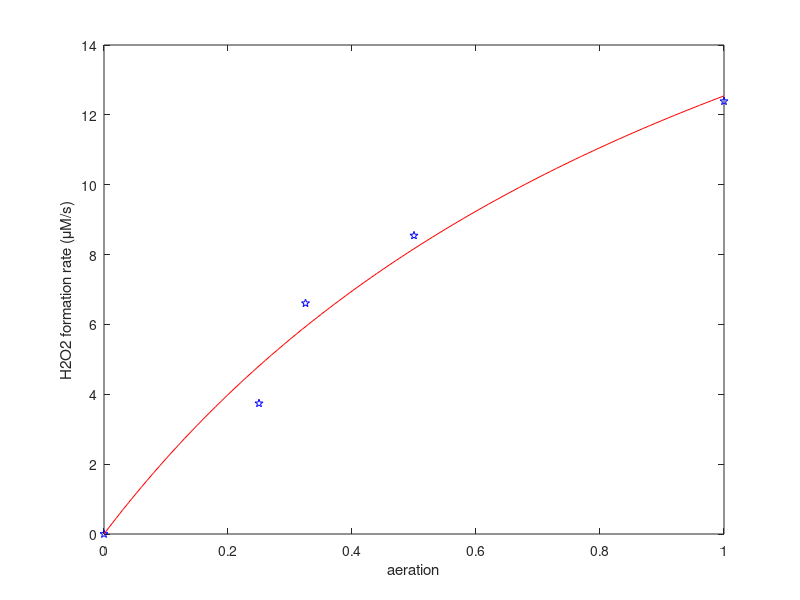

The MATLAB source for this figure: (Note: this script raises an error after producing the figure.)
clear all;
clc;

aeration = [0,25,32.5,50,100]/100;
h2o2_fmr_ext = [0,6.04,10.67,13.80,20.01]; % nM/min
h2o2_fmr_int = h2o2_fmr_ext*(1.2e-3)/(0.02*3.23e-15*5e8)/1e3/60;

%plot(aeration,h2o2_fmr_int,'ko-');

hill_fit = @(b,x)  b(1)*x./(b(2)+x);
b0 = [20,0.5];                                  % Initial Parameter Estimates
B = lsqcurvefit(hill_fit, b0, aeration, h2o2_fmr_int);
art_fr = [0:0.01:1];   % Plot Finer Resolution

% best fit
% B = [27.0252, 1.1546]

figure();
plot(aeration, h2o2_fmr_int, 'bp');
hold on;
plot(art_fr, hill_fit(B,art_fr), '-r');
hold off;
xlabel('aeration');
ylabel('H2O2 formation rate (\muM/s)');
legend('Data', 'Hill Equation Fit', 'Location','NE');
